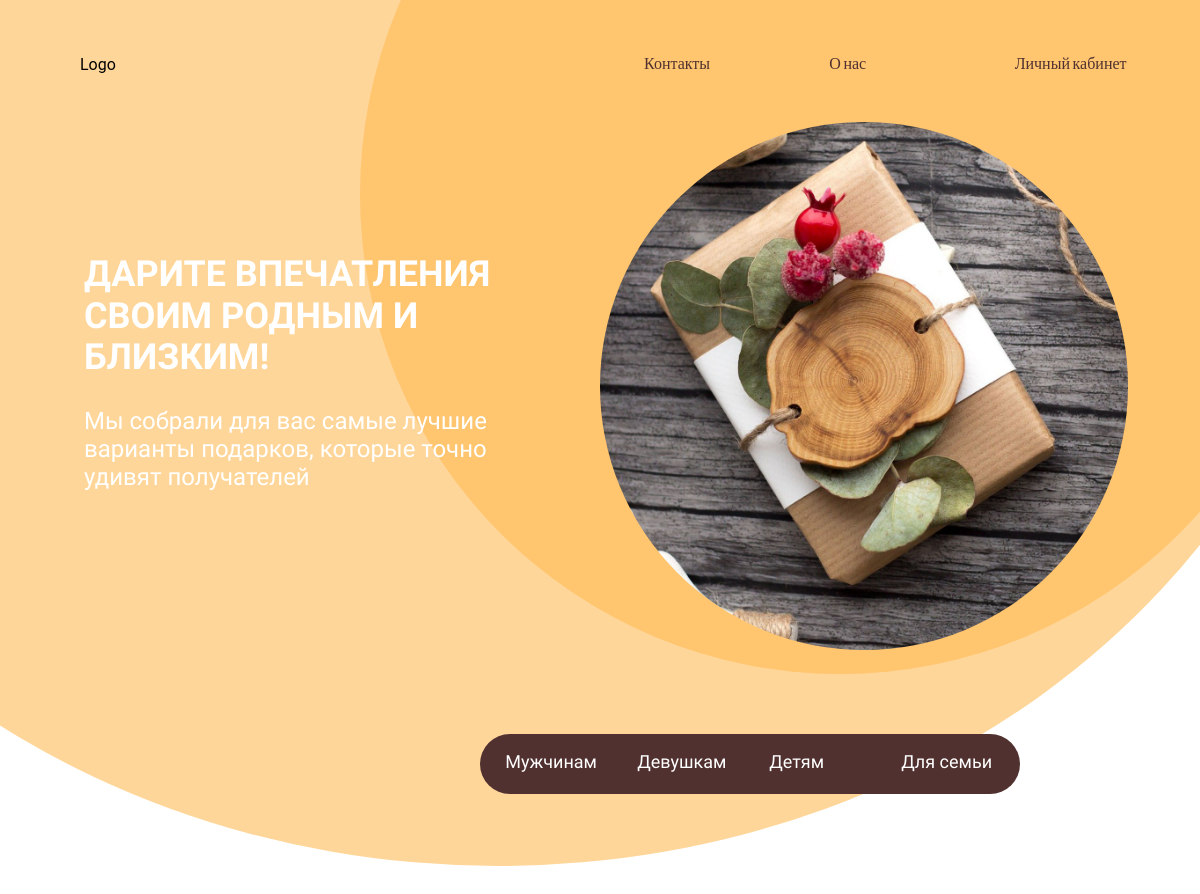
The app's page /, older data.
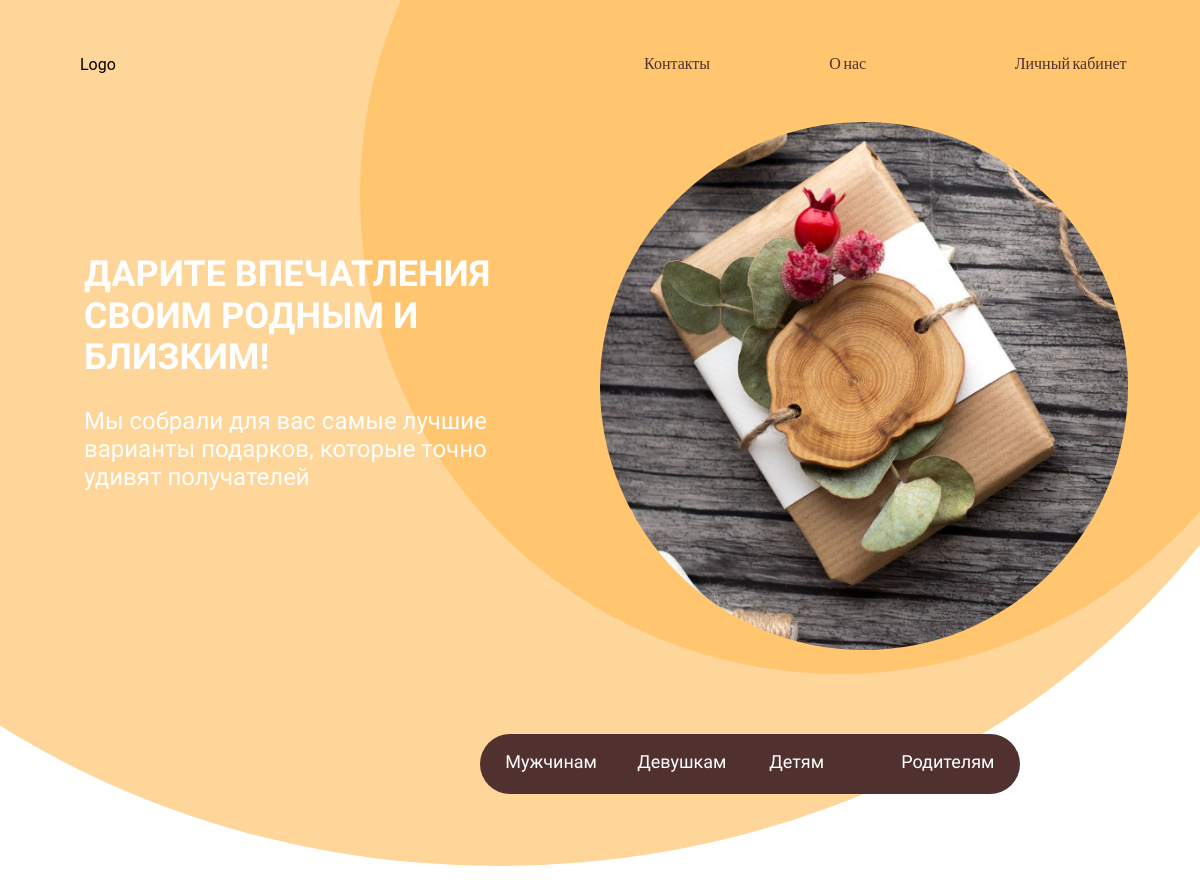
The same page, newer data.
### products/models.py (models this page shows, shortened)
class Category(models.Model):
    title = models.CharField(max_length=150, db_index=True, verbose_name='Категория')
    def get_absolute_url(self):
        return reverse_lazy('category', kwargs={'category_id': self.pk})
    class Meta:
        verbose_name = 'Категория'
        verbose_name_plural = 'Категории'

### products/views.py (the view)
# urls.py: 2. Add a URL to urlpatterns:  path('', Home.as_view(), name='home')
class Home(ListView):
    model = Category
    template_name = 'products/index.html'
    context_object_name = 'categories'

### products/templates/products/index.html (shortened to what this page needs)
{% extends 'base.html' %}
{% load static %}
{% block content %}
<div class="wrapper">
   <div class = "bottom_menu">
        <div class="logo">Logo</div>
        <div class="menu_links">
            <a href="#" class="link">Контакты</a>
            <a href="#" class="link">О нас</a>
            <a href="#" class="link">Личный кабинет</a>
        </div>
   </div>
<div class = "circle"><div class = "circle_img"></div></div>
<div class = "circle_light"></div>
<div class="intro_text">
    <h2>ДАРИТЕ ВПЕЧАТЛЕНИЯ
        СВОИМ РОДНЫМ И БЛИЗКИМ!</h2>
    <p>Мы собрали для вас самые лучшие варианты подарков, которые точно удивят получателей</p>
</div>
    <div class="header_line">
        {% for item in categories %}
        <div class="head_link"><a href="{{ item.get_absolute_url }}">{{ item.title }}</a></div>
        {% endfor %}
    </div>
</div>
<div class="wrapper_footer">
</div>
{% endblock %}

Row changes from the older to the newer data that the page shows:
changed Category: title "Для семьи" → "Родителям"
